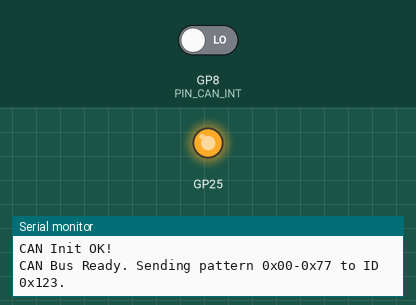
This program was run on a simulated Raspberry Pi Pico. On the bench: output pins drawn as LEDs (lit = HIGH), the last lines printed to the serial monitor. Inputs (shaded band) come from the test bench; at power-on: GP8 (PIN_CAN_INT) LOW.

Above: at 0.25 s.
At 39.87 s:
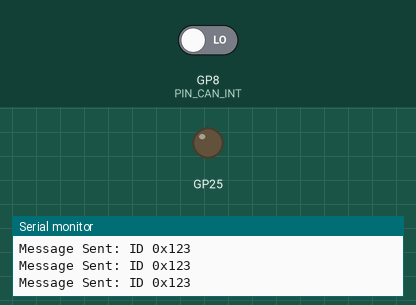
Timing chart, 0 to 40.0 s (numbered marks = the images above):
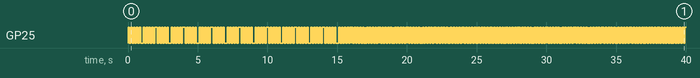

Measured:
- by itself, GP25: LOW → HIGH at 0.00 s, → LOW 0.10 s later, → HIGH 0.10 s later, → LOW 0.10 s later, … (409 changes in this stretch)

The program:

main.cpp
```cpp
/*
 * RP2350 (Pico 2) + XL2515 CAN Bus Code
 * Reference: Provided working C SDK code & RP2350-CAN-Schematic
 *
 * Controller: XL2515 (MCP2515 Compatible)
 * Crystal: 16MHz
 * Bitrate: 1Mbps
 */

#include <SPI.h>
#include <mcp_can.h>

// --- ピン定義 (回路図およびCコードに基づく) ---
// 注意: CコードではINTが8でしたが、回路図(GPIO21)を優先しています
const int PIN_CAN_INT  = 8;  //
const int PIN_SPI_CS   = 9;   // [cite: 991]
const int PIN_SPI_SCK  = 10;  // [cite: 1019]
const int PIN_SPI_MOSI = 11;  // [cite: 999]
const int PIN_SPI_MISO = 12;  // [cite: 996]

// LEDピン (main.cと同様に動作確認用)
// const int PIN_LED      = 25;

// MCP_CANインスタンス
MCP_CAN CAN0(&SPI1, PIN_SPI_CS);

// 割り込みフラグ
volatile bool flagRecv = false;

// 割り込みサービスルーチン (Cコードの gpio_callback に相当)
void MCP2515_ISR() {
    flagRecv = true;
}

void setup() {
    Serial.begin(115200);
    while (!Serial);


    Serial.println("RP2350 CAN Bus Initializing based on SDK code...");

    pinMode(PIN_LED, OUTPUT);

    // // SPIピンの明示的設定 (Cコードの gpio_set_function に相当)
    SPI1.setSCK(PIN_SPI_SCK);
    SPI1.setTX(PIN_SPI_MOSI);
    SPI1.setRX(PIN_SPI_MISO);
    SPI1.begin();

    // CANコントローラー初期化
    // Cコードの xl2515_init に相当
    // 速度: 1Mbps, クロック: 16MHz
    // 注意: 初期化に失敗する場合は、MCP_ANYを外してフィルタ設定を見直す必要がありますが
    // まずは疎通確認のため全てのIDを受信する設定(MCP_ANY)にします。
    if (CAN0.begin(MCP_ANY, CAN_1000KBPS, MCP_16MHZ) == CAN_OK) {
        Serial.println("CAN Init OK!");
    } else {
        Serial.println("CAN Init Failed...");
        while (1);
    }

    // モード設定 (Cコードの REQOP_NORMAL に相当)
    // ループバックテストを行う場合はここを MCP_LOOPBACK に変更してください
    // CAN0.setMode(MCP_NORMAL);
    CAN0.setMode(MCP_LOOPBACK);

    // 割り込み設定 (Cコードの gpio_set_irq_enabled... FALLING に相当)
    pinMode(PIN_CAN_INT, INPUT_PULLDOWN); // 内部プルアップ有効化
    attachInterrupt(digitalPinToInterrupt(PIN_CAN_INT), MCP2515_ISR, FALLING);

    Serial.println("CAN Bus Ready. Sending pattern 0x00-0x77 to ID 0x123.");
}

void loop() {
    // --- 受信処理 (Cコードの xl2515_recv に相当) ---
    if (flagRecv) {
        flagRecv = false; // フラグクリア

        // 割り込み原因を確認してデータを読み出す
        while (CAN0.checkReceive() == CAN_MSGAVAIL) {
            long unsigned int rxId;
            unsigned char len = 0;
            unsigned char rxBuf[8];

            CAN0.readMsgBuf(&rxId, &len, rxBuf);

            // Cコードの printf フォーマットに合わせて表示
            Serial.print("recv 0x");
            Serial.print(rxId, HEX);
            Serial.print(": ");
            for (byte i = 0; i < len; i++) {
                if (rxBuf[i] < 0x10) Serial.print("0");
                Serial.print(rxBuf[i], HEX);
                Serial.print(" ");
            }
            Serial.println();
        }
    }

    // --- 送信処理 (Cコードの main whileループ に相当) ---
    static unsigned long lastSendTime = 0;
    if (millis() - lastSendTime > 1000) { // 1000ms間隔
        lastSendTime = millis();

        // Cコードと同じデータパターン
        // uint8_t data[8] = {0x00, 0x11, 0x22, 0x33, 0x44, 0x55, 0x66, 0x77};
        byte data[8] = {0x00, 0x11, 0x22, 0x33, 0x44, 0x55, 0x66, 0x77};

        // ID: 0x123 (Standard Frame)
        byte sndStat = CAN0.sendMsgBuf(0x123, 0, 8, data);

        if (sndStat == CAN_OK) {
            Serial.println("Message Sent: ID 0x123");
            // LEDトグル (Cコードの led_state = !led_state に相当)
            digitalWrite(PIN_LED, !digitalRead(PIN_LED));
        } else {
            Serial.println("Error Sending Message...");
        }
    }
}

void setup1(){
    digitalWrite(PIN_LED, !digitalRead(PIN_LED));
    delay(100);
}

void loop1(){
    digitalWrite(PIN_LED, !digitalRead(PIN_LED));
    delay(100);
}
```
